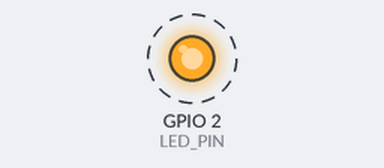
The sketch below on a simulated ESP32. On the bench: output pins drawn as LEDs (lit = HIGH). Dashed ring = blinking. What the sketch prints to the serial monitor is not drawn.

Above: at 0.7 s.
Timing chart, 0 to 3.5 s (numbered marks = the images above):
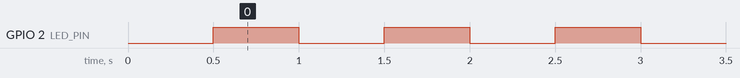

Measured:
- by itself, GPIO 2 (LED_PIN): alternates HIGH for 0.50 s and LOW for 0.50 s

The sketch:

esp32_hello_test.ino
```cpp
// SafeGuard ESP32 첫 연결 테스트 스케치
// 보드: ESP32 Dev Module / 시리얼 모니터: 115200 baud
// 성공 조건: 온보드 LED(GPIO2)가 1초 간격으로 깜빡이고, 시리얼 모니터에 카운트가 올라감.

const int LED_PIN = 2;   // DevKitC 온보드 파란 LED
unsigned long count = 0;

void setup() {
  Serial.begin(115200);
  pinMode(LED_PIN, OUTPUT);
  delay(500);
  Serial.println();
  Serial.println("[SafeGuard] ESP32 hello test start");
}

void loop() {
  digitalWrite(LED_PIN, HIGH);
  Serial.printf("{\"hello\":%lu,\"led\":1}\n", count);
  delay(500);
  digitalWrite(LED_PIN, LOW);
  Serial.printf("{\"hello\":%lu,\"led\":0}\n", count);
  delay(500);
  count++;
}
```
